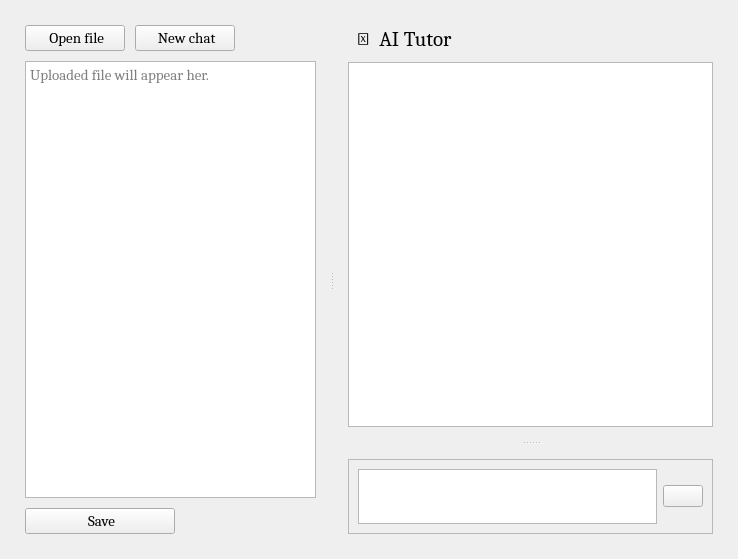
<?xml version="1.0" encoding="UTF-8"?>
<ui version="4.0">
 <class>ChatWidget</class>
 <widget class="QWidget" name="ChatWidget">
  <property name="geometry">
   <rect>
    <x>0</x>
    <y>0</y>
    <width>738</width>
    <height>559</height>
   </rect>
  </property>
  <property name="windowTitle">
   <string>Chat Window</string>
  </property>
  <layout class="QHBoxLayout" name="horizontalLayout_6">
   <property name="spacing">
    <number>10</number>
   </property>
   <property name="leftMargin">
    <number>25</number>
   </property>
   <property name="topMargin">
    <number>25</number>
   </property>
   <property name="rightMargin">
    <number>25</number>
   </property>
   <property name="bottomMargin">
    <number>25</number>
   </property>
   <item>
    <widget class="QSplitter" name="splitter_2">
     <property name="orientation">
      <enum>Qt::Orientation::Horizontal</enum>
     </property>
     <property name="handleWidth">
      <number>2</number>
     </property>
     <widget class="QWidget" name="widget" native="true">
      <layout class="QHBoxLayout" name="horizontalLayout_3">
       <property name="spacing">
        <number>10</number>
       </property>
       <property name="rightMargin">
        <number>15</number>
       </property>
       <item>
        <layout class="QVBoxLayout" name="verticalLayout">
         <property name="spacing">
          <number>10</number>
         </property>
         <item>
          <layout class="QHBoxLayout" name="horizontalLayout_2" stretch="0,0,0">
           <property name="topMargin">
            <number>0</number>
           </property>
           <item>
            <widget class="QPushButton" name="upload_btn">
             <property name="sizePolicy">
              <sizepolicy hsizetype="Preferred" vsizetype="Fixed">
               <horstretch>0</horstretch>
               <verstretch>0</verstretch>
              </sizepolicy>
             </property>
             <property name="minimumSize">
              <size>
               <width>100</width>
               <height>0</height>
              </size>
             </property>
             <property name="maximumSize">
              <size>
               <width>300</width>
               <height>16777215</height>
              </size>
             </property>
             <property name="font">
              <font>
               <family>Cambria</family>
               <pointsize>11</pointsize>
              </font>
             </property>
             <property name="text">
              <string> Open file</string>
             </property>
             <property name="icon">
              <iconset>
               <normaloff>../icons/document.png</normaloff>../icons/document.png</iconset>
             </property>
             <property name="iconSize">
              <size>
               <width>16</width>
               <height>16</height>
              </size>
             </property>
            </widget>
           </item>
           <item>
            <widget class="QPushButton" name="newchat_btn">
             <property name="sizePolicy">
              <sizepolicy hsizetype="Preferred" vsizetype="Fixed">
               <horstretch>0</horstretch>
               <verstretch>0</verstretch>
              </sizepolicy>
             </property>
             <property name="minimumSize">
              <size>
               <width>100</width>
               <height>0</height>
              </size>
             </property>
             <property name="maximumSize">
              <size>
               <width>16777215</width>
               <height>16777215</height>
              </size>
             </property>
             <property name="font">
              <font>
               <family>Cambria</family>
               <pointsize>11</pointsize>
              </font>
             </property>
             <property name="text">
              <string> New chat</string>
             </property>
             <property name="icon">
              <iconset>
               <normaloff>../icons/refresh.png</normaloff>../icons/refresh.png</iconset>
             </property>
            </widget>
           </item>
           <item>
            <spacer name="horizontalSpacer">
             <property name="orientation">
              <enum>Qt::Orientation::Horizontal</enum>
             </property>
             <property name="sizeHint" stdset="0">
              <size>
               <width>10</width>
               <height>20</height>
              </size>
             </property>
            </spacer>
           </item>
          </layout>
         </item>
         <item>
          <widget class="QTextEdit" name="file_display">
           <property name="font">
            <font>
             <family>Cambria</family>
             <pointsize>11</pointsize>
            </font>
           </property>
           <property name="readOnly">
            <bool>true</bool>
           </property>
           <property name="placeholderText">
            <string>Uploaded file will appear her.</string>
           </property>
          </widget>
         </item>
         <item>
          <layout class="QHBoxLayout" name="horizontalLayout_5" stretch="1,0">
           <item>
            <widget class="QPushButton" name="save_btn">
             <property name="enabled">
              <bool>true</bool>
             </property>
             <property name="maximumSize">
              <size>
               <width>150</width>
               <height>16777215</height>
              </size>
             </property>
             <property name="font">
              <font>
               <family>Cambria</family>
               <pointsize>11</pointsize>
              </font>
             </property>
             <property name="text">
              <string> Save</string>
             </property>
             <property name="icon">
              <iconset>
               <normaloff>../icons/save.png</normaloff>../icons/save.png</iconset>
             </property>
            </widget>
           </item>
           <item>
            <spacer name="horizontalSpacer_2">
             <property name="orientation">
              <enum>Qt::Orientation::Horizontal</enum>
             </property>
             <property name="sizeHint" stdset="0">
              <size>
               <width>40</width>
               <height>20</height>
              </size>
             </property>
            </spacer>
           </item>
          </layout>
         </item>
        </layout>
       </item>
      </layout>
     </widget>
     <widget class="QWidget" name="widget_3" native="true">
      <layout class="QHBoxLayout" name="horizontalLayout_4">
       <property name="spacing">
        <number>10</number>
       </property>
       <property name="leftMargin">
        <number>15</number>
       </property>
       <property name="topMargin">
        <number>2</number>
       </property>
       <item>
        <layout class="QVBoxLayout" name="verticalLayout_3">
         <item>
          <widget class="QSplitter" name="splitter">
           <property name="orientation">
            <enum>Qt::Orientation::Vertical</enum>
           </property>
           <property name="handleWidth">
            <number>2</number>
           </property>
           <widget class="QWidget" name="widget_2" native="true">
            <property name="minimumSize">
             <size>
              <width>0</width>
              <height>0</height>
             </size>
            </property>
            <property name="maximumSize">
             <size>
              <width>16777215</width>
              <height>1677215</height>
             </size>
            </property>
            <property name="sizeIncrement">
             <size>
              <width>0</width>
              <height>0</height>
             </size>
            </property>
            <property name="font">
             <font>
              <family>Cambria</family>
              <pointsize>10</pointsize>
             </font>
            </property>
            <layout class="QVBoxLayout" name="verticalLayout_2">
             <property name="spacing">
              <number>10</number>
             </property>
             <property name="leftMargin">
              <number>0</number>
             </property>
             <property name="bottomMargin">
              <number>15</number>
             </property>
             <item>
              <widget class="QLabel" name="label">
               <property name="font">
                <font>
                 <family>Cambria</family>
                 <pointsize>16</pointsize>
                </font>
               </property>
               <property name="text">
                <string>  🧠  AI Tutor</string>
               </property>
               <property name="textFormat">
                <enum>Qt::TextFormat::PlainText</enum>
               </property>
              </widget>
             </item>
             <item>
              <widget class="QTextEdit" name="ai_display">
               <property name="font">
                <font>
                 <family>Cambria</family>
                 <pointsize>11</pointsize>
                </font>
               </property>
               <property name="mouseTracking">
                <bool>false</bool>
               </property>
               <property name="styleSheet">
                <string notr="true">p, li { line-height: 140%; }
            code { 
                font-family: 'Consolas', 'Courier New', monospace; 
                background-color: #2b2b2b; 
                color: #f8f8f2; 
                padding: 2px 4px;
                border-radius: 3px;
            }</string>
               </property>
               <property name="readOnly">
                <bool>true</bool>
               </property>
              </widget>
             </item>
            </layout>
           </widget>
           <widget class="QWidget" name="widget_1" native="true">
            <property name="maximumSize">
             <size>
              <width>16777215</width>
              <height>90</height>
             </size>
            </property>
            <layout class="QVBoxLayout" name="verticalLayout_5" stretch="0">
             <property name="spacing">
              <number>10</number>
             </property>
             <property name="leftMargin">
              <number>0</number>
             </property>
             <property name="topMargin">
              <number>15</number>
             </property>
             <property name="bottomMargin">
              <number>0</number>
             </property>
             <item>
              <widget class="QFrame" name="frame_1">
               <property name="frameShape">
                <enum>QFrame::Shape::StyledPanel</enum>
               </property>
               <property name="frameShadow">
                <enum>QFrame::Shadow::Raised</enum>
               </property>
               <layout class="QHBoxLayout" name="horizontalLayout">
                <item>
                 <widget class="QPlainTextEdit" name="input_text">
                  <property name="font">
                   <font>
                    <family>Cambria</family>
                    <pointsize>11</pointsize>
                   </font>
                  </property>
                  <property name="plainText">
                   <string/>
                  </property>
                  <property name="backgroundVisible">
                   <bool>false</bool>
                  </property>
                  <property name="placeholderText">
                   <string>Ask something here...</string>
                  </property>
                 </widget>
                </item>
                <item>
                 <widget class="QPushButton" name="send_btn">
                  <property name="text">
                   <string/>
                  </property>
                  <property name="icon">
                   <iconset>
                    <normaloff>../icons/send_btn.png</normaloff>../icons/send_btn.png</iconset>
                  </property>
                  <property name="iconSize">
                   <size>
                    <width>18</width>
                    <height>18</height>
                   </size>
                  </property>
                 </widget>
                </item>
               </layout>
              </widget>
             </item>
            </layout>
           </widget>
          </widget>
         </item>
        </layout>
       </item>
      </layout>
     </widget>
    </widget>
   </item>
  </layout>
 </widget>
 <resources/>
 <connections/>
</ui>
